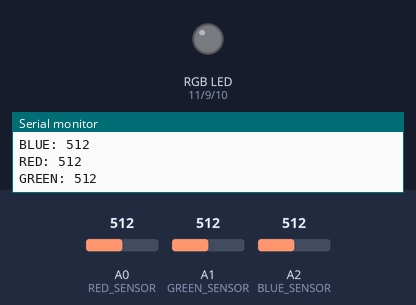
This sketch was run on a simulated Arduino Uno, built with avr-gcc and run on an emulated ATmega328P. Parts: an RGB LED mixed from three pins (HIGH = lit), the last lines printed to the serial monitor. The inputs (shaded band) are chosen by the test bench; at power-on: A0 (RED_SENSOR) = 512, A1 (GREEN_SENSOR) = 512, A2 (BLUE_SENSOR) = 512.

Above: at 1.2 s.
1.3 s: A0 (RED_SENSOR) set to 1023
At 2.5 s:
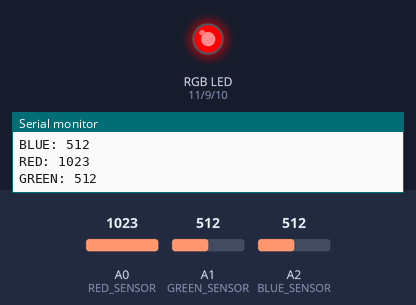
2.8 s: A1 (GREEN_SENSOR) set to 1023
At 3.1 s:
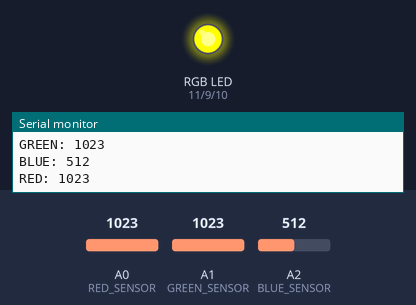
4.3 s: A2 (BLUE_SENSOR) set to 1023
At 5.2 s:
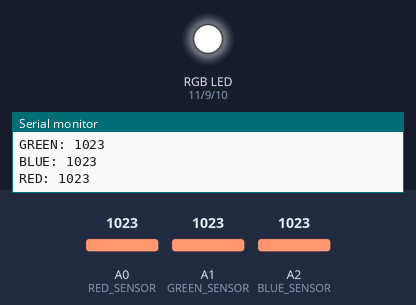
5.8 s: A1 (GREEN_SENSOR) set to 910
8.8 s: A1 (GREEN_SENSOR) set to 891
At 9.3 s:
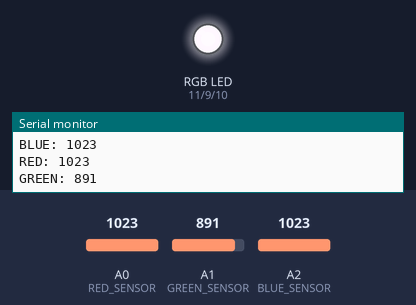
10.3 s: A2 (BLUE_SENSOR) set to 915
11.8 s: A2 (BLUE_SENSOR) set to 888
At 13.1 s:
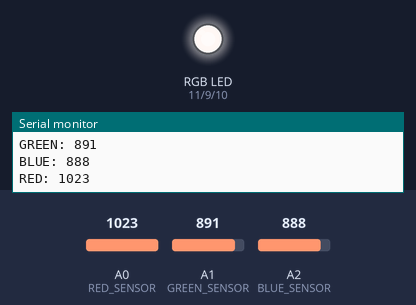
Timing chart, 0 to 14.3 s (numbered marks = the images above; inputs shaded):
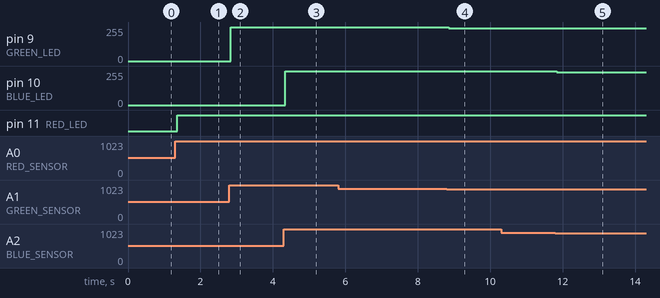

Measured:
- after the input at 1.3 s, pin 11 (RED_LED): LOW → HIGH after 0.06 s
- after the input at 2.8 s, pin 9 (GREEN_LED): 0/255 → 255/255 at once
- after the input at 4.3 s, pin 10 (BLUE_LED): 0/255 → 255/255 at once
- after the input at 8.8 s, pin 9 (GREEN_LED): 255/255 → 247/255 after 0.05 s
- after the input at 11.8 s, pin 10 (BLUE_LED): 255/255 → 244/255 at once

The sketch:

PhotoresistorRGB.ino
```cpp
// (licence header left out)
int RED_LED = 11;
int GREEN_LED = 9;
int BLUE_LED = 10 ;

int RED_SENSOR = A0;
int GREEN_SENSOR = A1;
int BLUE_SENSOR = A2;

int redSensorValue = 0;
int greenSensorValue = 0;
int blueSensorValue = 0;

int redLEDValue = 0;
int greenLEDValue = 0;
int blueLEDValue = 0;

int minValue = 600;
int maxValue = 900;

void setup()
{
  Serial.begin(9600);

  pinMode(RED_LED, OUTPUT);
  pinMode(GREEN_LED, OUTPUT);
  pinMode(BLUE_LED, OUTPUT);
}

void loop()
{

  redSensorValue = analogRead(RED_SENSOR);
  delay(5);
  greenSensorValue = analogRead(GREEN_SENSOR);
  delay(5);
  blueSensorValue = analogRead(BLUE_SENSOR);
  delay(5);

  Serial.print("RED: ");
  Serial.println(redSensorValue);
  Serial.print("GREEN: ");
  Serial.println(greenSensorValue);
  Serial.print("BLUE: ");
  Serial.println(blueSensorValue);

  redLEDValue = map(redSensorValue, minValue,maxValue ,0,255);
  greenLEDValue = map(greenSensorValue, minValue,maxValue, 0,255);
  blueLEDValue = map(blueSensorValue, minValue, maxValue ,0,255);
  redLEDValue = constrain(redLEDValue, 0 ,255);
  greenLEDValue =  constrain(greenLEDValue, 0, 255);
  blueLEDValue = constrain(blueLEDValue, 0, 255);

  analogWrite(RED_LED,redLEDValue);
  analogWrite(GREEN_LED,greenLEDValue);
  analogWrite(BLUE_LED,blueLEDValue);

}
```
